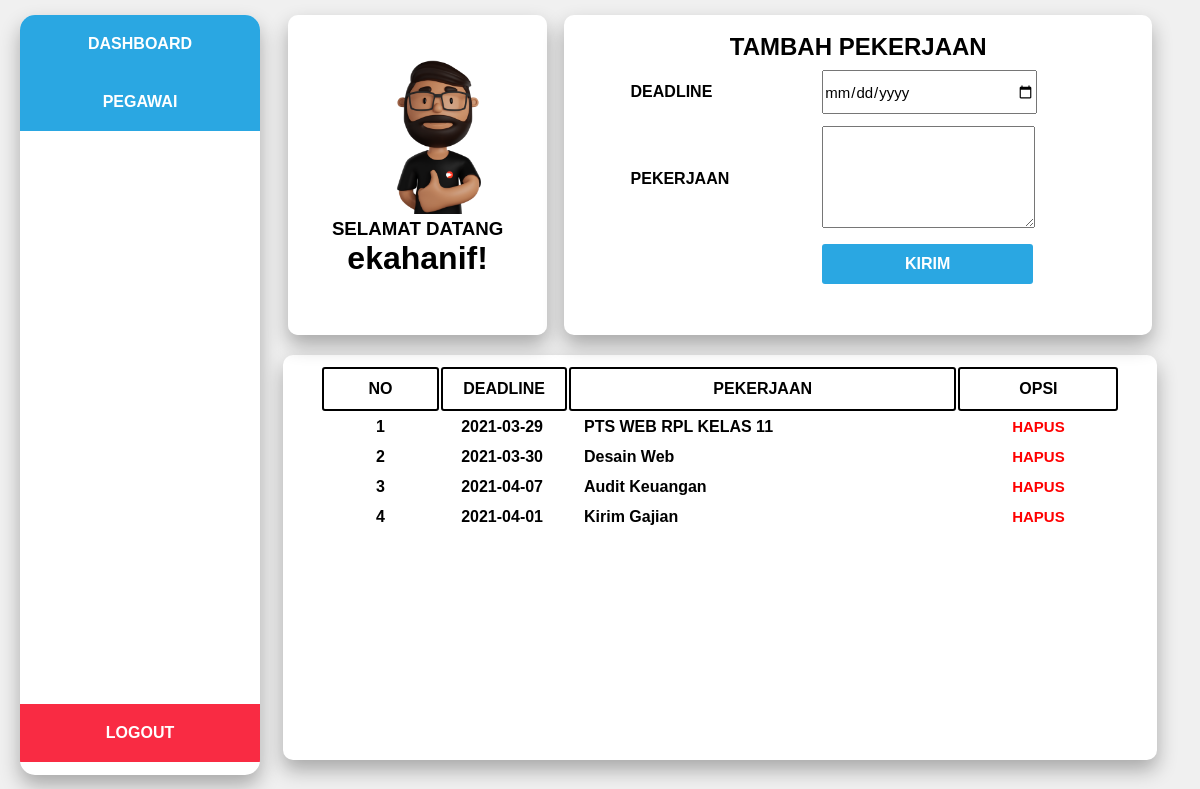
/halaman_admin.php (signed in), run on the app's committed database.
### tables this page shows
CREATE TABLE `pekerjaan` (
  `id` int(255) NOT NULL,
  `deadline` date NOT NULL,
  `desc` varchar(1000) NOT NULL,
  `selesai` longblob NOT NULL
);

### halaman/pekerjaan.php (the view, shortened to what this page needs)
<!DOCTYPE html>
<html>
<head>
	<link rel="stylesheet" type="text/css" href="style2.css">
</head>
<body>
<div class="atas">
	<div class="orang">
		<img src="admin.PNG"><br>
		<h3>SELAMAT DATANG</h3>
		<h1><?php echo $_SESSION['username']; ?>!</h1>
	</div>
	<form method="post" action="tambahtugas.php"><br>
		<h2 align="center">TAMBAH PEKERJAAN</h2>
		<table class="tambah">
			<tr>
				<td>DEADLINE</td>
				<td><input type="date" name="sub" required="required"></td>
			</tr>
			<tr>
				<td>PEKERJAAN</td>
				<td><textarea name="deskripsi" required="required"></textarea></td>
			</tr>
			<tr>
				<td></td>
				<td><input type="submit" value="KIRIM" style="padding: 5px 50px; cursor: pointer;"></td>
			</tr>
		</table>
	</form>
</div>
	<div class="bungkus">
	<table class="tab1">
		<tr>
			<th>NO</th>
			<th style="width: 15%; text-align: left;">DEADLINE</th>
			<th >PEKERJAAN</th>
			<th>OPSI</th>
		</tr>
		<?php
		include 'koneksi.php';
		$no = 1;
		$data = mysqli_query($koneksi,"SELECT * FROM pekerjaan");
		while($d = mysqli_fetch_array($data)){
			?>
			<tr>
				<td style="text-align: center; max-width: 5px;"><?php echo $no++; ?></td>
				<td style="max-width: 100px;"><?php echo $d['deadline']; ?></td>
				<td style="padding-left: 15px; max-width: 300px;"><p><?php echo $d['desc']; ?></p></td>
				<td style="text-align: center;">
					<a href="hapus.php?id=<?php echo $d['id']; ?>" style="color: red;">HAPUS</a>
				</td>
			</tr>
			<?php
		}
		?>
	</table>
	</div>
</body>
</html>

### halaman_admin.php (shortened to what this page needs)
<!DOCTYPE html>
<html>
<head>
	<link rel="stylesheet" type="text/css" href="style2.css">
</head>
<body>
	<main>
	<nav style="float: left;">
		<header>
			<ul>
				<a href="halaman_admin.php?page=pekerjaan"><li>DASHBOARD</li></a>
				<a href="halaman_admin.php?page=pegawai"><li>PEGAWAI</li></a>
			</ul>
		</header>
		<a href="logout.php"><footer style="bottom: 0;">LOGOUT</footer></a>
	</nav>
	<div class="badan">
		<?php
		if (isset($_GET['page'])) {
		 	$page = $_GET['page'];
		 	switch ($page) {
		 		case 'pekerjaan':
		 			include "halaman/pekerjaan.php";
		 			break;
		 		case 'pegawai':
		 			include "halaman/data_pegawai.php";
		 			break;
		 	}
		 }else{
		 	include "halaman/pekerjaan.php";
		 }
		 ?>
	</div>
	</main>
</body>
</html>

### style2.css (style rules this page uses)
* { margin: 0; padding: 0; font-family: sans-serif; scrollbar-width : none; }
body { background-color: rgb(240,240,240); }
main { width: 100%; }
nav { margin-left: 20px; margin-top: 15px; border-radius: 15px; float: left; position: fixed; width: 20%; background-color: white; height: 95%; overflow: auto; box-shadow: 0px 10px 20px rgba(0,0,0,0.3); }
ul,footer { text-align: center; margin: 0 auto; list-style-type: none; }
ul li,footer { background-color: #2aa7e2;; padding: 20px; }
footer { margin-top: 35.8em; background-color: #F92B43; }
ul a,a { text-decoration: none; color: white; font-weight: bold; }
.badan { width: 80%; float: right; }
.bungkus { background-color: white; padding: 5px; box-shadow: 0px 10px 20px rgba(0,0,0,0.3); width: 90%; margin: auto; max-height: 25em; min-height: 25em; overflow: scroll; border-radius: 10px; scrollbar-width : none; padding-top: 0; }
img { margin-top: 30px; width: 300px; }
.atas { width: 90%; margin: auto; margin-top: 15px; }
.orang { overflow: auto; text-align: center; width: 30%; float: left; max-height: 20em; min-height: 20em; background-color: white; box-shadow: 0px 10px 20px rgba(0,0,0,0.3); border-radius: 10px; }
form { float: right; background-color: white; box-shadow: 0px 10px 20px rgba(0,0,0,0.3); width: 68%; margin: auto; max-height: 20em; min-height: 20em; border-radius: 10px; margin-bottom: 20px; }
input[type=submit] { background: #2aa7e2; font-weight: bold; color: white; font-size: 12pt; width: 100%; border: none; border-radius: 3px; padding: 10px 20px; cursor: pointer; }
.tab1 { max-width: 95%; margin: auto; padding: 10px; overflow: all; padding: 10px; }
.tambah { width: 85%; margin: auto; overflow: auto; }
table { width: 100%; }
th { position: sticky; top: 0; background-color: white; height: 30px; border: 2px solid black; }
td,th { padding : 5px 20px; border-radius : 3px; font-weight : bold; }
input,textarea { max-width: 80%; min-width: 80%; height: 40px; font-size: 15px; }
textarea { height: 100px; }
td a { font-size: 15px; }

### data on the page
pekerjaan: deadline "2021-03-29", desc "PTS WEB RPL KELAS 11"
pekerjaan: deadline "2021-03-30", desc "Desain Web"
pekerjaan: deadline "2021-04-07", desc "Audit Keuangan"
pekerjaan: deadline "2021-04-01", desc "Kirim Gajian"

### other printed values
$_SESSION['username'] "ekahanif"
